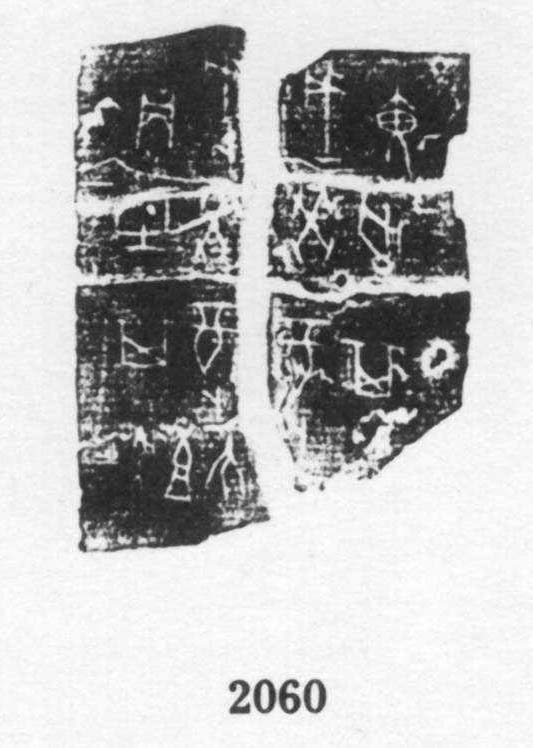
#> input picture 第一问/data/h02060.jpg, 533 x 748 px
$ python '直方图可视化.py'
#> lines starting #> are read from the running program, lines starting #| are printed output that depends on the picture
import cv2
import matplotlib.pyplot as plt
import numpy as np
from matplotlib.font_manager import FontProperties

# 设置支持中文的字体
font = FontProperties(fname=r'C:\Windows\Fonts\simhei.ttf', size=14)  # 请根据你的系统路径选择合适的字体文件

# 加载图像
img_path = 'data/h02060.jpg'
image = cv2.imread(img_path, cv2.IMREAD_GRAYSCALE)  # 以灰度模式读取图像
#> image is the input picture: shape (748, 533); min 20, max 255, mean 183.7

# 创建CLAHE对象（对比度限制的自适应直方图均衡化）
clahe = cv2.createCLAHE(clipLimit=2.0, tileGridSize=(8, 8))

# 应用CLAHE到原始图像
clahe_image = clahe.apply(image)
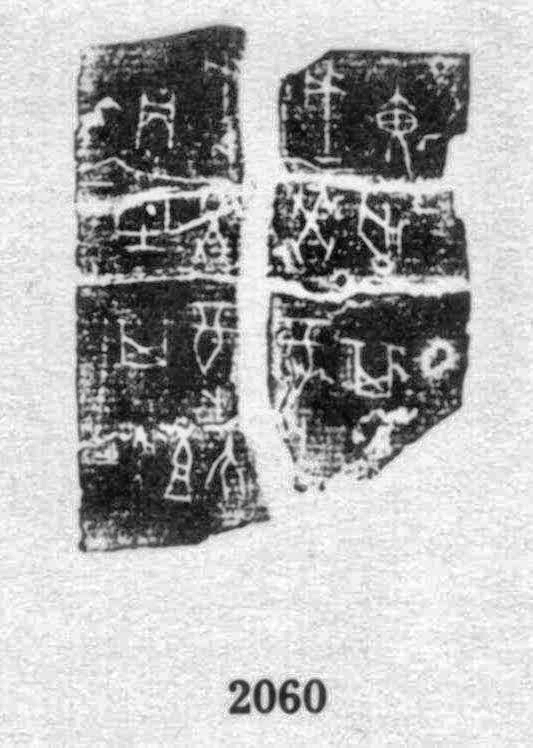
#> clahe_image: shape (748, 533); min 4, max 255, mean 176.4

# 计算并绘制直方图
plt.figure(figsize=(12, 6))

# 设置背景颜色
plt.rcParams['axes.facecolor'] = '#f8f8f8'
plt.rcParams['savefig.facecolor'] = '#f8f8f8'

# 原始图像及其直方图
ax1 = plt.subplot(2, 2, 1)
plt.imshow(image, cmap='gray')
plt.title('原始图像', fontproperties=font)
plt.axis('off')

ax2 = plt.subplot(2, 2, 2)
plt.hist(image.ravel(), 256, [0, 256], color='navy', alpha=0.75)
plt.title('原始图像直方图', fontproperties=font)
plt.grid(True, linestyle='--', alpha=0.7)  # 添加网格线并设置样式

# CLAHE处理后的图像及其直方图
ax3 = plt.subplot(2, 2, 3)
plt.imshow(clahe_image, cmap='gray')
plt.title('CLAHE图像', fontproperties=font)
plt.axis('off')

ax4 = plt.subplot(2, 2, 4)
plt.hist(clahe_image.ravel(), 256, [0, 256], color='crimson', alpha=0.75)
plt.title('CLAHE图像直方图', fontproperties=font)
plt.grid(True, linestyle='--', alpha=0.7)  # 添加网格线

plt.tight_layout(pad=3.0)  # 设置图形间的空白
plt.show()
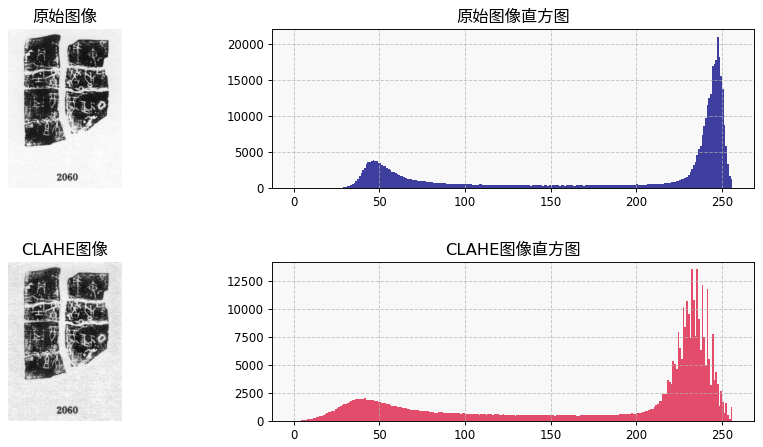
#> figure drawn by matplotlib, 4 panels; panel 2: tallest bar 21029 high, from x = 247 to 248; panel 4: tallest bar 13530 high, from x = 232 to 233

$ run again, with 第一问/data/w01637.jpg copied over 第一问/data/h02060.jpg
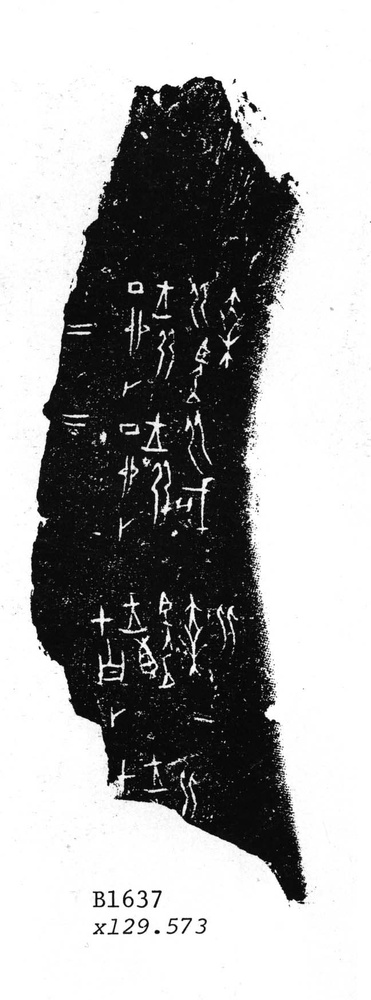
#> input picture 第一问/data/w01637.jpg, 371 x 1000 px, shrunk from 648 x 1745 before the run
#> image is the input picture: shape (1000, 371); min 0, max 255, mean 164.6
#> `clahe_image = clahe.apply(image)`:
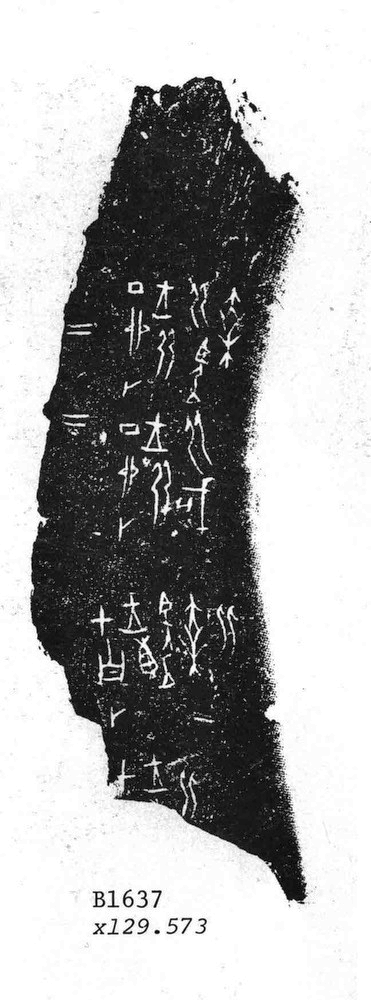
#> clahe_image: shape (1000, 371); min 1, max 255, mean 170.7
#> `plt.show()`:
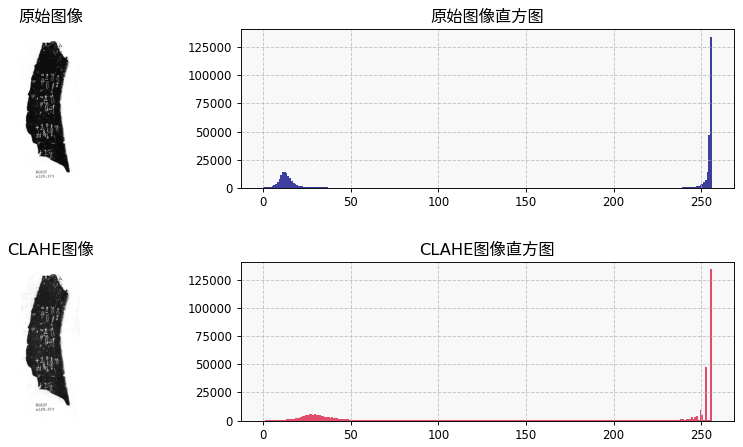
#> figure drawn by matplotlib, 4 panels; panel 2: tallest bar 134293 high, from x = 255 to 256; panel 4: tallest bar 134293 high, from x = 255 to 256

$ run again, with 第一问/data/w01870.jpg copied over 第一问/data/h02060.jpg
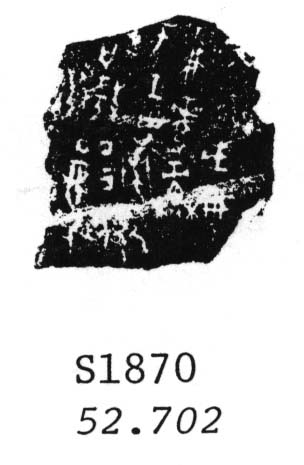
#> input picture 第一问/data/w01870.jpg, 304 x 465 px
#> image is the input picture: shape (465, 304); min 0, max 255, mean 183.1
#> `clahe_image = clahe.apply(image)`:
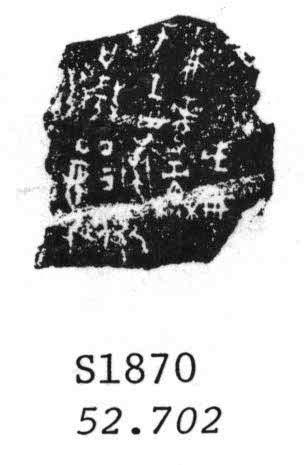
#> clahe_image: shape (465, 304); min 0, max 255, mean 187.4
#> `plt.show()`:
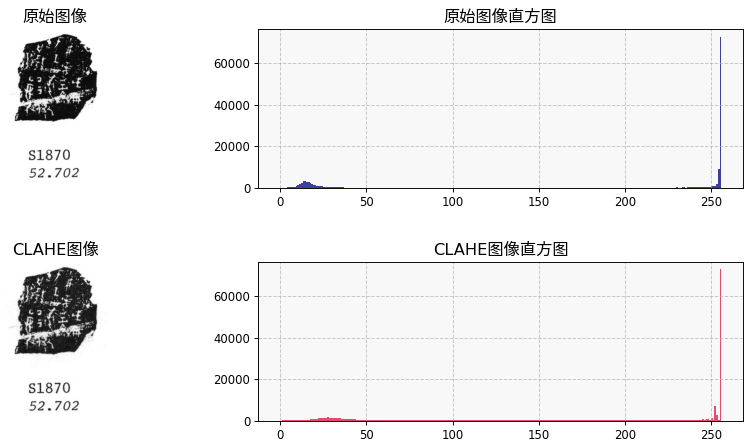
#> figure drawn by matplotlib, 4 panels; panel 2: tallest bar 72893 high, from x = 255 to 256; panel 4: tallest bar 72893 high, from x = 255 to 256
